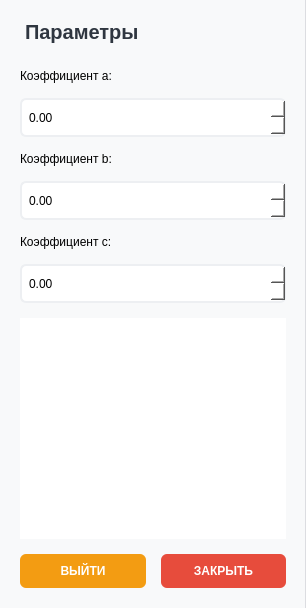
<?xml version="1.0" encoding="UTF-8"?>
<ui version="4.0">
 <class>Taskform</class>
 <widget class="QWidget" name="Taskform">
  <property name="geometry">
   <rect>
    <x>0</x>
    <y>0</y>
    <width>306</width>
    <height>608</height>
   </rect>
  </property>
  <property name="styleSheet">
   <string notr="true">
    QWidget { background-color: white; font-family: 'Segoe UI', sans-serif; }
    QFrame#sidebar { background-color: #f8f9fa; border-right: 1px solid #dcdde1; min-width: 280px; max-width: 320px; }
    QLabel#label_title { font-size: 20px; font-weight: bold; color: #2f3640; margin-bottom: 10px; background: transparent; }
    QDoubleSpinBox { border: 2px solid #edeff2; border-radius: 6px; padding: 5px; background: white; min-height: 25px; }
    QTableWidget { border: none; gridline-color: #f1f2f6; background: white; }
    QHeaderView::section { background-color: #4a90e2; color: white; border: none; padding: 5px; font-weight: bold; }
    QPushButton#btn_logout { background-color: #f39c12; color: white; border-radius: 6px; padding: 10px; font-weight: bold; }
    QPushButton#btn_exit { background-color: #e74c3c; color: white; border-radius: 6px; padding: 10px; font-weight: bold; }
    QPushButton:hover { opacity: 0.8; }
    QLabel { background: transparent; }
   </string>
  </property>
  <layout class="QHBoxLayout" name="mainLayout">
   <property name="spacing">
    <number>0</number>
   </property>
   <property name="leftMargin">
    <number>0</number>
   </property>
   <property name="topMargin">
    <number>0</number>
   </property>
   <property name="rightMargin">
    <number>0</number>
   </property>
   <property name="bottomMargin">
    <number>0</number>
   </property>
   <item>
    <widget class="QFrame" name="sidebar">
     <layout class="QVBoxLayout" name="sideVBox">
      <property name="spacing">
       <number>15</number>
      </property>
      <property name="leftMargin">
       <number>20</number>
      </property>
      <property name="topMargin">
       <number>20</number>
      </property>
      <property name="rightMargin">
       <number>20</number>
      </property>
      <property name="bottomMargin">
       <number>20</number>
      </property>
      <item>
       <widget class="QLabel" name="label_title">
        <property name="text">
         <string>Параметры</string>
        </property>
       </widget>
      </item>
      <item>
       <widget class="QLabel" name="la">
        <property name="text">
         <string>Коэффициент a:</string>
        </property>
       </widget>
      </item>
      <item>
       <widget class="QDoubleSpinBox" name="spinBox_a">
        <property name="minimum">
         <double>-100.000000000000000</double>
        </property>
        <property name="maximum">
         <double>100.000000000000000</double>
        </property>
       </widget>
      </item>
      <item>
       <widget class="QLabel" name="lb">
        <property name="text">
         <string>Коэффициент b:</string>
        </property>
       </widget>
      </item>
      <item>
       <widget class="QDoubleSpinBox" name="spinBox_b">
        <property name="minimum">
         <double>-100.000000000000000</double>
        </property>
        <property name="maximum">
         <double>100.000000000000000</double>
        </property>
       </widget>
      </item>
      <item>
       <widget class="QLabel" name="lc">
        <property name="text">
         <string>Коэффициент c:</string>
        </property>
       </widget>
      </item>
      <item>
       <widget class="QDoubleSpinBox" name="spinBox_c">
        <property name="minimum">
         <double>-100.000000000000000</double>
        </property>
        <property name="maximum">
         <double>100.000000000000000</double>
        </property>
       </widget>
      </item>
      <item>
       <widget class="QTableWidget" name="tableWidget"/>
      </item>
      <item>
       <layout class="QHBoxLayout" name="buttonBox">
        <item>
         <widget class="QPushButton" name="btn_logout">
          <property name="text">
           <string>ВЫЙТИ</string>
          </property>
         </widget>
        </item>
        <item>
         <widget class="QPushButton" name="btn_exit">
          <property name="text">
           <string>ЗАКРЫТЬ</string>
          </property>
         </widget>
        </item>
       </layout>
      </item>
     </layout>
    </widget>
   </item>
   <item>
    <widget class="QWidget" name="plotWidget" native="true"/>
   </item>
  </layout>
 </widget>
 <resources/>
 <connections/>
</ui>
